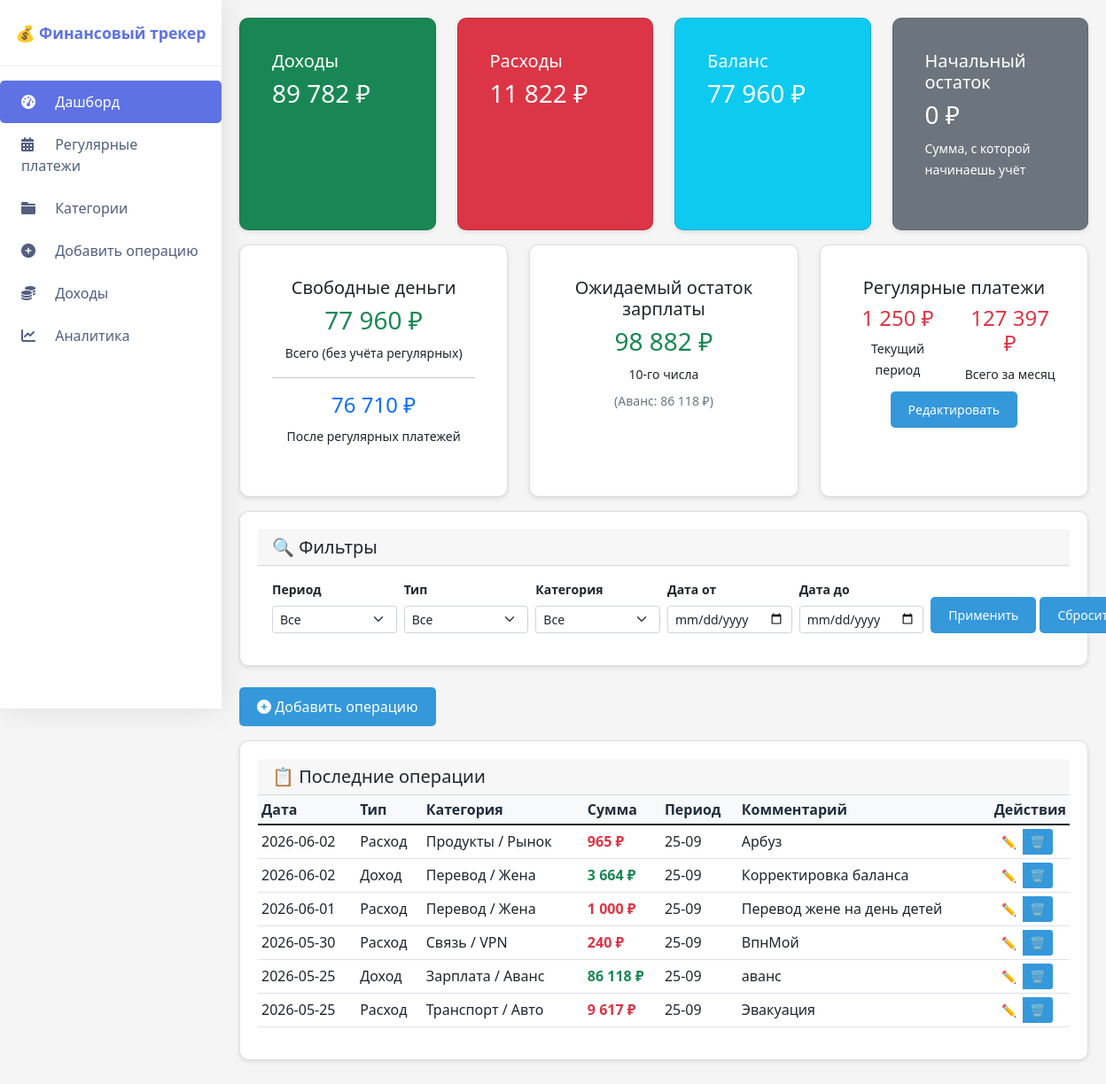
Before: / with the older database file.
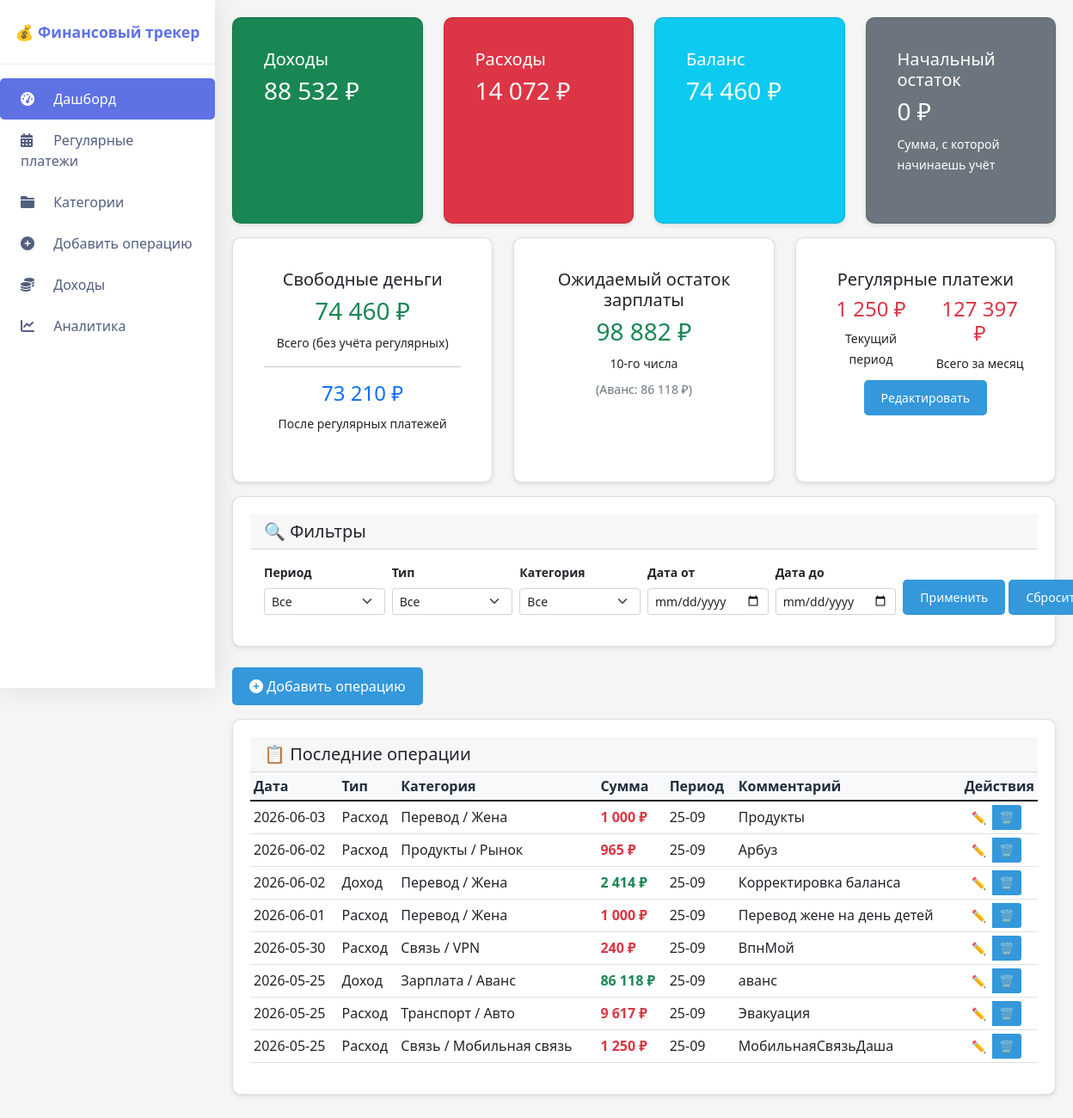
After: the same page with the newer database file.
### tables this page shows
CREATE TABLE operations (
                id INTEGER PRIMARY KEY AUTOINCREMENT,
                date TEXT NOT NULL,
                type TEXT NOT NULL,
                category TEXT NOT NULL,
                subcategory TEXT,
                amount REAL NOT NULL,
                comment TEXT,
                period TEXT
            );

### routes/main.py (the view)
    @app.route('/')
    def index():
        apply_regular_payments()
        today = date.today()
        current_money = get_current_money()
        period_filter = request.args.get('period', '')
        type_filter = request.args.get('type', '')
        category_filter = request.args.get('category', '')
        date_from = request.args.get('date_from', '')
        date_to = request.args.get('date_to', '')
        query = 'SELECT * FROM operations WHERE 1=1'
        params = []
        if period_filter:
            query += ' AND period = ?'
            params.append(period_filter)
        if type_filter:
            query += ' AND type = ?'
            params.append(type_filter)
        if category_filter:
            query += ' AND category = ?'
            params.append(category_filter)
        if date_from:
            query += ' AND date >= ?'
            params.append(date_from)
        if date_to:
            query += ' AND date <= ?'
            params.append(date_to)
        query += ' ORDER BY date DESC LIMIT 100'
        with get_db() as conn:
            operations = conn.execute(query, params).fetchall()
            all_categories = [row['name'] for row in conn.execute(
                'SELECT DISTINCT name FROM categories WHERE parent_id IS NULL ORDER BY name').fetchall()]
            total_income = \
                conn.execute('SELECT COALESCE(SUM(amount), 0) FROM operations WHERE type="Доход"').fetchone()[0]
            total_expense = \
                conn.execute('SELECT COALESCE(SUM(amount), 0) FROM operations WHERE type="Расход"').fetchone()[0]
            balance = total_income - total_expense
            planned_salary_row = conn.execute('SELECT value FROM settings WHERE key = "planned_salary"').fetchone()
            planned_salary = float(planned_salary_row['value']) if planned_salary_row else 185000
            advance_row = conn.execute('''
                SELECT amount
                FROM operations
                WHERE type = 'Доход'
                AND category = 'Зарплата'
                AND subcategory = 'Аванс'
                ORDER BY date DESC
                LIMIT 1
            ''').fetchone()
            real_advance = advance_row['amount'] if advance_row else 0
            if real_advance > 0:
                expected_remainder = planned_salary - real_advance
                salary_remainder_text = f"{expected_remainder:,.0f} ₽".replace(",", " ")
                salary_remainder_note = f"(Аванс: {real_advance:,.0f} ₽)".replace(",", " ")
            else:
                expected_remainder = planned_salary
                salary_remainder_text = f"{expected_remainder:,.0f} ₽".replace(",", " ")
                salary_remainder_note = "⚠️ Аванс ещё не внесён"
        if 10 <= today.day <= 24:
            period_start, period_end = 10, 24
        else:
            period_start, period_end = 25, 9
        regular_this_period = get_regular_payments_for_period(today, period_start, period_end)
        regular_total = get_regular_total_for_month()
        free_money_total = current_money + total_income - total_expense
        free_money_after_regular = free_money_total - regular_this_period
        if free_money_after_regular < 0:
            traffic_light = "red"
            traffic_text = "⚠️ КАССОВЫЙ РАЗРЫВ!"
        elif free_money_after_regular < 5000:
            traffic_light = "yellow"
            traffic_text = "⚠️ Осторожно: остаток меньше 5000 ₽"
        else:
            traffic_light = "green"
            traffic_text = "✅ Всё хорошо"
        next_income = get_next_income_date(today)
        days_to_income = (next_income - today).days
        with get_db() as conn:
            income_cats = {}
            expense_cats = {}
            income_main = conn.execute(
                'SELECT * FROM categories WHERE parent_id IS NULL AND type = "Доход" ORDER BY name').fetchall()
            for cat in income_main:
                subcats = conn.execute('SELECT name FROM categories WHERE parent_id = ? ORDER BY name',
                                       (cat['id'],)).fetchall()
                income_cats[cat['name']] = [s['name'] for s in subcats]
            expense_main = conn.execute(
                'SELECT * FROM categories WHERE parent_id IS NULL AND type = "Расход" ORDER BY name').fetchall()
            for cat in expense_main:
                subcats = conn.execute('SELECT name FROM categories WHERE parent_id = ? ORDER BY name',
                                       (cat['id'],)).fetchall()
                expense_cats[cat['name']] = [s['name'] for s in subcats]
        return render_template('index.html',
                               operations=operations,
                               total_income=total_income,
                               total_expense=total_expense,
                               balance=balance,
                               free_money_total=free_money_total,
                               free_money_after_regular=free_money_after_regular,
                               days_to_income=days_to_income,
                               next_income=next_income,
                               traffic_light=traffic_light,
                               traffic_text=traffic_text,
                               regular_total=regular_total,
                               regular_this_period=regular_this_period,
                               current_money=current_money,
                               all_categories=all_categories,
                               salary_remainder_text=salary_remainder_text,
                               income_categories=income_cats,
                               expense_categories=expense_cats,
                               salary_remainder_note=salary_remainder_note)

### templates/index.html (shortened to what this page needs)
{% extends "base.html" %}
{% block content %}
<div class="row">
    <div class="col-md-3 mb-3">
        <div class="card text-white bg-success h-100">
            <div class="card-body">
                <h5 class="card-title">Доходы</h5>
                <h3>{{ "{:,.0f}".format(total_income).replace(",", " ") }} ₽</h3>
            </div>
        </div>
    </div>
    <div class="col-md-3 mb-3">
        <div class="card text-white bg-danger h-100">
            <div class="card-body">
                <h5 class="card-title">Расходы</h5>
                <h3>{{ "{:,.0f}".format(total_expense).replace(",", " ") }} ₽</h3>
            </div>
        </div>
    </div>
    <div class="col-md-3 mb-3">
        <div class="card text-white bg-info h-100">
            <div class="card-body">
                <h5 class="card-title">Баланс</h5>
                <h3>{{ "{:,.0f}".format(balance).replace(",", " ") }} ₽</h3>
            </div>
        </div>
    </div>
    <div class="col-md-3 mb-3">
        <div class="card text-white bg-secondary h-100">
            <div class="card-body">
                <h5 class="card-title">Начальный остаток</h5>
                <h3>{{ "{:,.0f}".format(current_money).replace(",", " ") }} ₽</h3>
                <small>Сумма, с которой начинаешь учёт</small>
            </div>
        </div>
    </div>
</div>
<div class="row">
    <div class="col-xl-4 col-md-6 mb-3">
        <div class="card h-100">
            <div class="card-body text-center">
                <h5 class="card-title">Свободные деньги</h5>
                <h3 class="text-success">{{ "{:,.0f}".format(free_money_total).replace(",", " ") }} ₽</h3>
                <small>Всего (без учёта регулярных)</small>
                <hr>
                <h4 class="text-primary">{{ "{:,.0f}".format(free_money_after_regular).replace(",", " ") }} ₽</h4>
                <small>После регулярных платежей</small>
            </div>
        </div>
    </div>
    <div class="col-xl-4 col-md-6 mb-3">
        <div class="card h-100">
            <div class="card-body text-center">
                <h5 class="card-title">Ожидаемый остаток зарплаты</h5>
                <h3 class="text-success">{{ salary_remainder_text }}</h3>
                <small>10-го числа</small>
                <p class="small text-muted mt-2 mb-0">{{ salary_remainder_note }}</p>
            </div>
        </div>
    </div>
    <div class="col-xl-4 col-md-12 mb-3">
        <div class="card h-100">
            <div class="card-body text-center">
                <h5 class="card-title">Регулярные платежи</h5>
                <div class="row">
                    <div class="col-6">
                        <h4 class="text-danger">{{ "{:,.0f}".format(regular_this_period).replace(",", " ") }} ₽</h4>
                        <small>Текущий период</small>
                    </div>
                    <div class="col-6">
                        <h4 class="text-danger">{{ "{:,.0f}".format(regular_total).replace(",", " ") }} ₽</h4>
                        <small>Всего за месяц</small>
                    </div>
                </div>
                <div class="mt-2">
                    <a href="{{ url_for('regular') }}" class="btn btn-sm btn-outline-primary">Редактировать</a>
                </div>
            </div>
        </div>
    </div>
</div>
<div class="card mb-4">
    <div class="card-header">
        <h5 class="mb-0">🔍 Фильтры</h5>
    </div>
    <div class="card-body">
        <form method="GET" action="{{ url_for('index') }}" class="row g-2">
            <div class="col-md-2">
                <label class="form-label small fw-bold">Период</label>
                <select name="period" class="form-select form-select-sm">
                    <option value="">Все</option>
                </select>
            </div>
            <div class="col-md-2">
                <label class="form-label small fw-bold">Тип</label>
                <select name="type" class="form-select form-select-sm">
                    <option value="">Все</option>
                </select>
            </div>
            <div class="col-md-2">
                <label class="form-label small fw-bold">Категория</label>
                <select name="category" class="form-select form-select-sm">
                    <option value="">Все</option>
                </select>
            </div>
            <div class="col-md-2">
                <label class="form-label small fw-bold">Дата от</label>
                <input type="date" name="date_from" class="form-control form-control-sm">
            </div>
            <div class="col-md-2">
                <label class="form-label small fw-bold">Дата до</label>
                <input type="date" name="date_to" class="form-control form-control-sm">
            </div>
            <div class="col-md-2 d-flex align-items-end gap-1">
                <button type="submit" class="btn btn-primary btn-sm">Применить</button>
                <a href="{{ url_for('index') }}" class="btn btn-secondary btn-sm">Сбросить</a>
            </div>
        </form>
    </div>
</div>
<div class="d-flex justify-content-start mb-3">
    <button type="button" class="btn btn-primary" data-bs-toggle="modal" data-bs-target="#addModal">
        <i class="fas fa-plus-circle"></i> Добавить операцию
    </button>
</div>
<div class="card">
    <div class="card-header">
        <h5 class="mb-0">📋 Последние операции</h5>
    </div>
    <div class="table-responsive">
        <table class="table table-sm table-hover">
            <thead class="table-light">
                <tr>
                    <th>Дата</th>
                    <th>Тип</th>
                    <th>Категория</th>
                    <th>Сумма</th>
                    <th>Период</th>
                    <th>Комментарий</th>
                    <th style="width: 80px;">Действия</th>
                </tr>
            </thead>
            <tbody>
                {% for op in operations %}
                <tr>
                    <td>{{ op.date }}</td>
                    <td>{{ op.type }}</td>
                    <td>{{ op.category }}{% if op.subcategory %} / {{ op.subcategory }}{% endif %}</td>
                    <td class="fw-bold {{ 'text-success' if op.type == 'Доход' else 'text-danger' }}">
                        {{ "{:,.0f}".format(op.amount).replace(",", " ") }} ₽
                    </td>
                    <td>{{ op.period }}</td>
                    <td>{{ op.comment or '-' }}</td>
                    <td>
                        <div class="btn-group btn-group-sm">
                            <button class="btn btn-outline-primary edit-btn" data-id="{{ op.id }}" title="Редактировать">✏️</button>
                            <a href="{{ url_for('delete', id=op.id) }}" class="btn btn-outline-danger" title="Удалить" onclick="return confirm('Удалить операцию?')">🗑️</a>
                        </div>
                    </td>
                </tr>
                {% else %}
                <tr><td colspan="7" class="text-center">Нет операций. Добавьте первую!</td>
                {% endfor %}
            </tbody>
        </table>
    </div>
</div>
{% endblock %}

### templates/base.html (shortened to what this page needs)
<!DOCTYPE html>
<html lang="ru">
<head>
    <link href="https://cdn.jsdelivr.net/npm/bootstrap@5.1.3/dist/css/bootstrap.min.css" rel="stylesheet">
    <link href="https://cdnjs.cloudflare.com/ajax/libs/font-awesome/6.0.0/css/all.min.css" rel="stylesheet">
    <link href="{{ url_for('static', filename='css/style.css') }}" rel="stylesheet">
</head>
<body>
<div class="sidebar">
    <div class="sidebar-brand">
        <a href="{{ url_for('index') }}">💰 Финансовый трекер</a>
    </div>
    <div class="sidebar-nav">
        <a class="nav-link {% if request.endpoint == 'index' %}active{% endif %}" href="{{ url_for('index') }}">
            <i class="fas fa-tachometer-alt"></i> Дашборд
        </a>
        <a class="nav-link {% if request.endpoint == 'regular' %}active{% endif %}" href="{{ url_for('regular') }}">
            <i class="fas fa-calendar-alt"></i> Регулярные платежи
        </a>
        <a class="nav-link {% if request.endpoint == 'categories' %}active{% endif %}"
           href="{{ url_for('categories') }}">
            <i class="fas fa-folder"></i> Категории
        </a>
        <a class="nav-link {% if request.endpoint == 'add' %}active{% endif %}" href="{{ url_for('add') }}">
            <i class="fas fa-plus-circle"></i> Добавить операцию
        </a>
        <a class="nav-link {% if request.endpoint == 'income_settings' %}active{% endif %}"
           href="{{ url_for('income_settings') }}">
            <i class="fas fa-coins"></i> Доходы
        </a>
        <a class="nav-link {% if request.endpoint == 'analytics' %}active{% endif %}" href="{{ url_for('analytics') }}">
            <i class="fas fa-chart-line"></i> Аналитика
        </a>
    </div>
</div>
<div class="main-content">
    {% block content %}{% endblock %}
</div>
</body>
</html>

Changed rows visible on the page:
added operations: date "2026-06-03", type "Расход", category "Перевод", subcategory "Жена", amount "1 000", period "25-09", comment "Продукты"
changed operations "Корректировка баланса": amount "3 664" → "2 414"
added operations: date "2026-05-25", type "Расход", category "Связь", subcategory "Мобильная связь", amount "1 250", period "25-09", comment "МобильнаяСвязьДаша"
Other visible differences:
{{ "{:,.0f}".format(total_income).replace(",", " ") }}: "89 782" → "88 532"
{{ "{:,.0f}".format(total_expense).replace(",", " ") }}: "11 822" → "14 072"
{{ "{:,.0f}".format(balance).replace(",", " ") }}: "77 960" → "74 460"
{{ "{:,.0f}".format(free_money_total).replace(",", " ") }}: "77 960" → "74 460"
{{ "{:,.0f}".format(free_money_after_regular).replace(",", " ") }}: "76 710" → "73 210"
